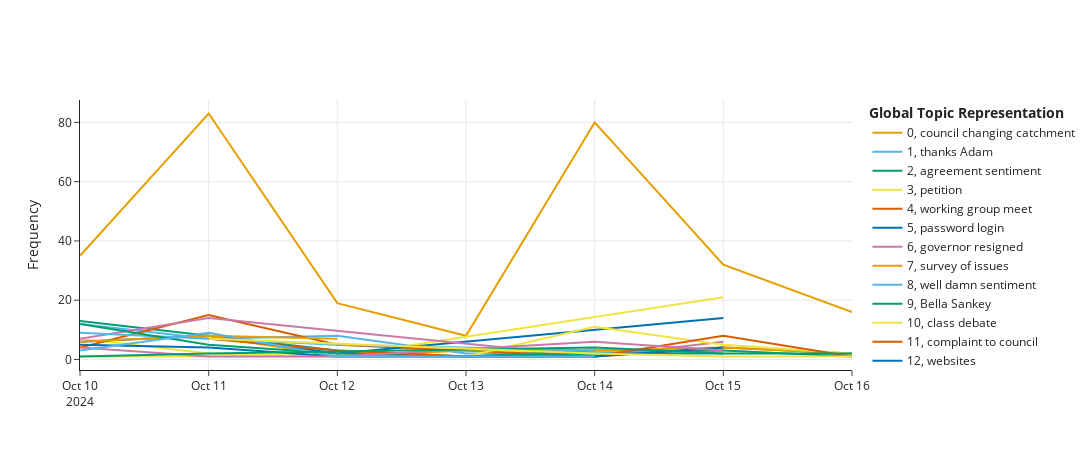

Notebook code for this chart:
### Code cell
topics_over_time = model.topics_over_time(df_messages.Message, timestamps=df_messages.Date)
fig = model.visualize_topics_over_time(topics_over_time, title='', custom_labels=True)
fig.show()

### Figure 1 — Plotly figure (JSON) as saved in the notebook; plotly's stock layout.template omitted (floating-point values rounded to 4 significant figures)
{"data": [{"hoverinfo": "text", "hovertext": ["<b>Topic 0</b><br>Words: catchment, council, schools, longhill, children", "<b>Topic 0</b><br>Words: catchment, council, policy, schools, brighton", "<b>Topic 0</b><br>Words: council, schools, funding, education, school", "<b>Topic 0</b><br>Words: schools, council, fsm, school, education", "<b>Topic 0</b><br>Words: schools, catchment, council, policy, school", "<b>Topic 0</b><br>Words: longhill, bus, schools, catchments, catchment", "<b>Topic 0</b><br>Words: buses, journeys, council, bus, transport"], "marker": {"color": "#E69F00"}, "mode": "lines", "name": "0, council changing catchment", "type": "scatter", "x": ["2024-10-10T00:00:00", "2024-10-11T00:00:00", "2024-10-12T00:00:00", "2024-10-13T00:00:00", "2024-10-14T00:00:00", "2024-10-15T00:00:00", "2024-10-16T00:00:00"], "y": [35, 83, 19, 8, 80, 32, 16]}, {"hoverinfo": "text", "hovertext": ["<b>Topic 1</b><br>Words: adam, adams, thankyou, thanks, thankful", "<b>Topic 1</b><br>Words: thankyou, thanks, adam, amazing, thank", "<b>Topic 1</b><br>Words: adam, thankful, thankyou, adams, superb", "<b>Topic 1</b><br>Words: thankyou, thanks, thank, amazing, thankful", "<b>Topic 1</b><br>Words: thanks, thank, thankyou, kirsty, amazing", "<b>Topic 1</b><br>Words: thankyou, thank, brilliant, thanks, amazing"], "marker": {"color": "#56B4E9"}, "mode": "lines", "name": "1, thanks Adam", "type": "scatter", "x": ["2024-10-10T00:00:00", "2024-10-11T00:00:00", "2024-10-12T00:00:00", "2024-10-13T00:00:00", "2024-10-14T00:00:00", "2024-10-15T00:00:00"], "y": [12, 7, 8, 2, 2, 3]}, {"hoverinfo": "text", "hovertext": ["<b>Topic 2</b><br>Words: same, too, agree, agreed, me", "<b>Topic 2</b><br>Words: same, me, agree, too, im", "<b>Topic 2</b><br>Words: here, where, this, on, spot", "<b>Topic 2</b><br>Words: nik, where, matt, im, here", "<b>Topic 2</b><br>Words: agree, agreed, exactly, same, hear", "<b>Topic 2</b><br>Words: same, oh, ah, too, that", "<b>Topic 2</b><br>Words: hear, same, get, to, agree"], "marker": {"color": "#009E73"}, "mode": "lines", "name": "2, agreement sentiment", "type": "scatter", "x": ["2024-10-10T00:00:00", "2024-10-11T00:00:00", "2024-10-12T00:00:00", "2024-10-13T00:00:00", "2024-10-14T00:00:00", "2024-10-15T00:00:00", "2024-10-16T00:00:00"], "y": [13, 8, 3, 1, 3, 3, 1]}, {"hoverinfo": "text", "hovertext": ["<b>Topic 3</b><br>Words: signed, sign, petition, petitions, signatures", "<b>Topic 3</b><br>Words: petition, petitions, signed, thousands, signatures", "<b>Topic 3</b><br>Words: petition, petitions, signed, here, activate", "<b>Topic 3</b><br>Words: petition, petitions, signatures, signed, signature"], "marker": {"color": "#F0E442"}, "mode": "lines", "name": "3, petition", "type": "scatter", "x": ["2024-10-10T00:00:00", "2024-10-11T00:00:00", "2024-10-12T00:00:00", "2024-10-15T00:00:00"], "y": [7, 2, 1, 21]}, {"hoverinfo": "text", "hovertext": ["<b>Topic 4</b><br>Words: professor, joined, meet, group, chatting", "<b>Topic 4</b><br>Words: group, meet, joined, working, coordination", "<b>Topic 4</b><br>Words: group, joined, admin, admins, chatwhatsappcomepccq16ts2xdwigwxta9gi", "<b>Topic 4</b><br>Words: docsgooglecomdocumentd1fxiivaent2zlsdacjsvldmwybvvvemsnbkqfngsox4edituspsharing, docsgooglecomdocumentd1kadyjrwjnfp091axpdjlezf, chatwhatsappcomepccq16ts2xdwigwxta9gi, links, link", "<b>Topic 4</b><br>Words: group, joined, message, chngitt89qxhc4mx, contact", "<b>Topic 4</b><br>Words: group, working, joined, join, legwork"], "marker": {"color": "#D55E00"}, "mode": "lines", "name": "4, working group meet", "type": "scatter", "x": ["2024-10-10T00:00:00", "2024-10-11T00:00:00", "2024-10-12T00:00:00", "2024-10-14T00:00:00", "2024-10-15T00:00:00", "2024-10-16T00:00:00"], "y": [4, 15, 5, 1, 4, 2]}, {"hoverinfo": "text", "hovertext": ["<b>Topic 5</b><br>Words: login, error, tried, worked, reset", "<b>Topic 5</b><br>Words: login, registered, account, password, reset", "<b>Topic 5</b><br>Words: reset, manually, registered, login, add", "<b>Topic 5</b><br>Words: login, password, registration, register, account"], "marker": {"color": "#0072B2"}, "mode": "lines", "name": "5, password login", "type": "scatter", "x": ["2024-10-10T00:00:00", "2024-10-11T00:00:00", "2024-10-12T00:00:00", "2024-10-15T00:00:00"], "y": [6, 8, 2, 14]}, {"hoverinfo": "text", "hovertext": ["<b>Topic 6</b><br>Words: governor, gov, leader, deputy, timeline", "<b>Topic 6</b><br>Words: governor, resigned, deputy, governers, resignation", "<b>Topic 6</b><br>Words: resignation, resigned, governor, timing, appointment", "<b>Topic 6</b><br>Words: deputy, bias, role, governor, resigned"], "marker": {"color": "#CC79A7"}, "mode": "lines", "name": "6, governor resigned", "type": "scatter", "x": ["2024-10-10T00:00:00", "2024-10-11T00:00:00", "2024-10-14T00:00:00", "2024-10-15T00:00:00"], "y": [7, 14, 1, 6]}, {"hoverinfo": "text", "hovertext": ["<b>Topic 7</b><br>Words: issues, shared, notes, initiatives, latest", "<b>Topic 7</b><br>Words: response, very, biased, happy, read", "<b>Topic 7</b><br>Words: joined, poll, done, add, contribute", "<b>Topic 7</b><br>Words: survey, responses, respond, research, do", "<b>Topic 7</b><br>Words: survey, filled, done, petition, fill", "<b>Topic 7</b><br>Words: issues, happy, check, issue, great", "<b>Topic 7</b><br>Words: enjoy, thanks, completed, done, survey"], "marker": {"color": "#E69F00"}, "mode": "lines", "name": "7, survey of issues", "type": "scatter", "x": ["2024-10-10T00:00:00", "2024-10-11T00:00:00", "2024-10-12T00:00:00", "2024-10-13T00:00:00", "2024-10-14T00:00:00", "2024-10-15T00:00:00", "2024-10-16T00:00:00"], "y": [6, 8, 1, 3, 3, 4, 2]}, {"hoverinfo": "text", "hovertext": ["<b>Topic 8</b><br>Words: well, damn, good, , ", "<b>Topic 8</b><br>Words: , , , , ", "<b>Topic 8</b><br>Words: good, , , , ", "<b>Topic 8</b><br>Words: sorry, up, , , "], "marker": {"color": "#56B4E9"}, "mode": "lines", "name": "8, well damn sentiment", "type": "scatter", "x": ["2024-10-10T00:00:00", "2024-10-11T00:00:00", "2024-10-12T00:00:00", "2024-10-14T00:00:00"], "y": [9, 7, 5, 3]}, {"hoverinfo": "text", "hovertext": ["<b>Topic 9</b><br>Words: zoe, zoes, bella, her, sarah", "<b>Topic 9</b><br>Words: kate, emma, bella, her, she", "<b>Topic 9</b><br>Words: zoe, amy, zoes, messages, anna", "<b>Topic 9</b><br>Words: sussex, rebecca, line, mate, her", "<b>Topic 9</b><br>Words: wards, bella, booked, impact, surgery", "<b>Topic 9</b><br>Words: bella, if, sankey, wouldnt, jt"], "marker": {"color": "#009E73"}, "mode": "lines", "name": "9, Bella Sankey", "type": "scatter", "x": ["2024-10-10T00:00:00", "2024-10-11T00:00:00", "2024-10-12T00:00:00", "2024-10-13T00:00:00", "2024-10-14T00:00:00", "2024-10-15T00:00:00"], "y": [12, 5, 2, 1, 2, 2]}, {"hoverinfo": "text", "hovertext": ["<b>Topic 10</b><br>Words: quotes, changes, teachers, voices, parents", "<b>Topic 10</b><br>Words: parents, children, poll, consensus, concerned", "<b>Topic 10</b><br>Words: echo, educational, kids, children, parents", "<b>Topic 10</b><br>Words: socially, segregated, educational, children, parents", "<b>Topic 10</b><br>Words: bias, concerns, swayed, children, unpopular", "<b>Topic 10</b><br>Words: debate, children, parents, protests, legitimise"], "marker": {"color": "#F0E442"}, "mode": "lines", "name": "10, class debate", "type": "scatter", "x": ["2024-10-10T00:00:00", "2024-10-11T00:00:00", "2024-10-13T00:00:00", "2024-10-14T00:00:00", "2024-10-15T00:00:00", "2024-10-16T00:00:00"], "y": [1, 1, 1, 11, 5, 2]}, {"hoverinfo": "text", "hovertext": ["<b>Topic 11</b><br>Words: council, councilis, counsellors, lobbying, organised", "<b>Topic 11</b><br>Words: council, risk, submit, attending, submitted", "<b>Topic 11</b><br>Words: council, cllrs, complaints, messages, message", "<b>Topic 11</b><br>Words: council, parents, contacts, coordination, need", "<b>Topic 11</b><br>Words: council, councils, submit, copy, issues", "<b>Topic 11</b><br>Words: hanover, print, flyers, we, convey"], "marker": {"color": "#D55E00"}, "mode": "lines", "name": "11, complaint to council", "type": "scatter", "x": ["2024-10-11T00:00:00", "2024-10-12T00:00:00", "2024-10-13T00:00:00", "2024-10-14T00:00:00", "2024-10-15T00:00:00", "2024-10-16T00:00:00"], "y": [7, 3, 1, 1, 8, 1]}, {"hoverinfo": "text", "hovertext": ["<b>Topic 12</b><br>Words: democracycode, council, hovegovukmgdeclarationsubmissionaspxuid231446hid3259fid0hpid93460872, hovegovukmgepetitiondisplayaspxid937, uklinkedincominseankillick9255bb6b", "<b>Topic 12</b><br>Words: democracycode, uklinkedincominseankillick9255bb6b, council, hovegovukmgdeclarationsubmissionaspxuid231446hid3259fid0hpid93460872, labour", "<b>Topic 12</b><br>Words: democracycode, democracybrighton, uklinkedincominseankillick9255bb6b, hovegovukmgdeclarationsubmissionaspxuid231446hid3259fid0hpid93460872, hovegovukmgepetitiondisplayaspxid937", "<b>Topic 12</b><br>Words: council, democracycode, democracybrighton, uklinkedincominseankillick9255bb6b, members", "<b>Topic 12</b><br>Words: review, wwwfacebookcomgroupsbrightonandhoveschoolcatchmentspermalink8475080892608798, yup, mini, wwwbrighton", "<b>Topic 12</b><br>Words: uklinkedincominseankillick9255bb6b, gbprojectssecondary, hovegovukmgdeclarationsubmissionaspxuid231446hid3259fid0hpid93460872, hovegovukmgepetitiondisplayaspxid937, gbevents4b2209d1"], "marker": {"color": "#0072B2"}, "mode": "lines", "name": "12, websites", "type": "scatter", "x": ["2024-10-10T00:00:00", "2024-10-11T00:00:00", "2024-10-12T00:00:00", "2024-10-13T00:00:00", "2024-10-14T00:00:00", "2024-10-15T00:00:00"], "y": [5, 4, 1, 1, 1, 4]}, {"hoverinfo": "text", "hovertext": ["<b>Topic 13</b><br>Words: tony, alex, speaking, boland, ", "<b>Topic 13</b><br>Words: they, tho, back, had, to", "<b>Topic 13</b><br>Words: ruth, pinned, beth, message, alex", "<b>Topic 13</b><br>Words: left, beth, back, alex, duffy", "<b>Topic 13</b><br>Words: left, tab, ben, pinned, ruth"], "marker": {"color": "#CC79A7"}, "mode": "lines", "name": "13, Tony Boland", "type": "scatter", "x": ["2024-10-10T00:00:00", "2024-10-11T00:00:00", "2024-10-12T00:00:00", "2024-10-14T00:00:00", "2024-10-15T00:00:00"], "y": [4, 1, 1, 6, 3]}, {"hoverinfo": "text", "hovertext": ["<b>Topic 14</b><br>Words: stanfords, stanford, schools, juniors, school", "<b>Topic 14</b><br>Words: stanfords, stanford, juniors, junior, infants"], "marker": {"color": "#E69F00"}, "mode": "lines", "name": "14, Stanford schools", "type": "scatter", "x": ["2024-10-11T00:00:00", "2024-10-12T00:00:00"], "y": [8, 7]}, {"hoverinfo": "text", "hovertext": ["<b>Topic 15</b><br>Words: councillor, councillors, council, deputy, committee", "<b>Topic 15</b><br>Words: councillor, councillors, complaint, disclose, decision", "<b>Topic 15</b><br>Words: councillors, councillor, council, complaint, complain", "<b>Topic 15</b><br>Words: councillors, councillor, represent, ward, ballot"], "marker": {"color": "#56B4E9"}, "mode": "lines", "name": "15, councillor complaint", "type": "scatter", "x": ["2024-10-10T00:00:00", "2024-10-11T00:00:00", "2024-10-12T00:00:00", "2024-10-14T00:00:00"], "y": [3, 9, 1, 1]}, {"hoverinfo": "text", "hovertext": ["<b>Topic 16</b><br>Words: listen, hoping, hope, sounding, wonder", "<b>Topic 16</b><br>Words: federations, proposals, proposing, engage, engaging", "<b>Topic 16</b><br>Words: proposals, proposing, 2027, hope, idea", "<b>Topic 16</b><br>Words: predisposition, proposing, proposals, angle, objecting", "<b>Topic 16</b><br>Words: discussing, engaging, engage, channels, proposing"], "marker": {"color": "#009E73"}, "mode": "lines", "name": "16, council proposals", "type": "scatter", "x": ["2024-10-10T00:00:00", "2024-10-11T00:00:00", "2024-10-14T00:00:00", "2024-10-15T00:00:00", "2024-10-16T00:00:00"], "y": [1, 2, 4, 2, 2]}, {"hoverinfo": "text", "hovertext": ["<b>Topic 17</b><br>Words: 447833676761, 447917690579, 447813923917, 447990972401, 447928449551", "<b>Topic 17</b><br>Words: 447841419928, 447990972401, 447928449551, 447833676761, 447917690579", "<b>Topic 17</b><br>Words: 447813923917, 447917690579, 447833676761, 447990972401, 447841419928", "<b>Topic 17</b><br>Words: 447990972401, 447917690579, 447841419928, 447928449551, 447813923917"], "marker": {"color": "#F0E442"}, "mode": "lines", "name": "17, phone numbers", "type": "scatter", "x": ["2024-10-11T00:00:00", "2024-10-14T00:00:00", "2024-10-15T00:00:00", "2024-10-16T00:00:00"], "y": [7, 2, 1, 1]}], "layout": {"height": 450, "hoverlabel": {"bgcolor": "white", "font": {"family": "Rockwell", "size": 16}}, "legend": {"title": {"text": "<b>Global Topic Representation"}}, "title": {"font": {"color": "Black", "size": 22}, "text": "", "x": 0.4, "xanchor": "center", "y": 0.95, "yanchor": "top"}, "width": 1250, "xaxis": {"showgrid": true}, "yaxis": {"showgrid": true, "title": {"text": "Frequency"}}}}
